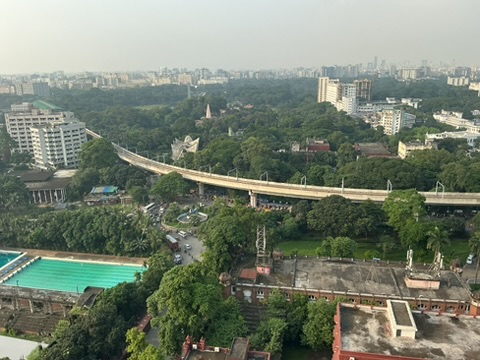
#> input picture First Lab/image1.jpeg, 480 x 360 px
$ python first_assignment.py
#> lines starting #> are read from the running program, lines starting #| are printed output that depends on the picture; after the words box and inside, x2 and y2 are one past the last pixel; in counts of white or black regions, pixels touching at a corner belong together
import cv2
import numpy as np
import matplotlib.pyplot as plt

img = cv2.imread('image1.jpeg')
#> img is the input picture: shape (360, 480, 3); mean B, G, R 113.8, 129.1, 120.4
img1 = cv2.imread('image2.jpeg')
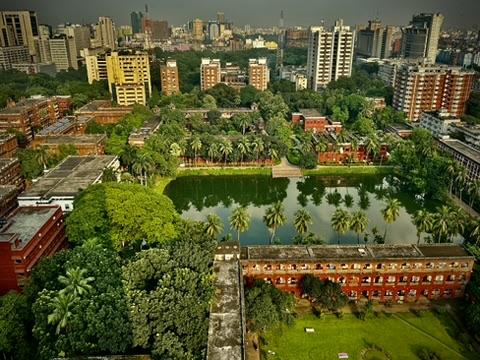
#> input picture First Lab/image2.jpeg, 480 x 360 px
#> img1 is the input picture: shape (360, 480, 3); mean B, G, R 46.9, 89.2, 89.2

images = np.concatenate((img, img1), axis=1)

# cv2.imshow("Original Images (Color)", images)
# cv2.waitKey(0)
# cv2.destroyAllWindows()

if 'img' in locals() and 'img1' in locals():
    # Convert to grayscale
    gray_img = cv2.cvtColor(img, cv2.COLOR_BGR2GRAY)
    gray_img1 = cv2.cvtColor(img1, cv2.COLOR_BGR2GRAY)
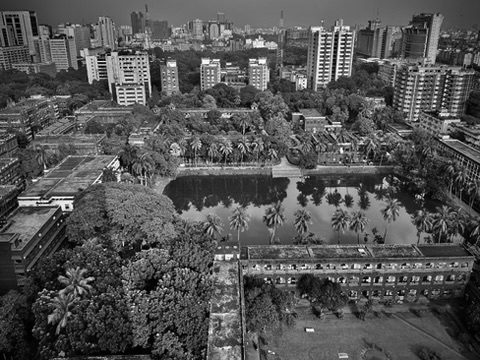
#> gray_img1: shape (360, 480); min 0, max 254, mean 84.4

    # Calculate histograms
    hist = cv2.calcHist([gray_img], [0], None, [256], [0, 256])
#> hist = 256 values, max 1552 at index 89, min 0 at index 0, mean 675
    hist1 = cv2.calcHist([gray_img1], [0], None, [256], [0, 256])
#> hist1 = 256 values, max 1665 at index 113, min 0 at index 255, mean 675

    # # Plot histograms
    plt.figure(figsize=(10, 5))
    plt.subplot(121)
    plt.title("Image1 Histogram")
    plt.xlabel('bins')
    plt.ylabel("No of pixels")
    plt.plot(hist)

    # [8 lines of commented-out code are left out]
gray_img_eqhist = cv2.equalizeHist(gray_img)
gray_img1_eqhist = cv2.equalizeHist(gray_img1)

# Concatenate and display equalized images
eqhist_images = np.concatenate((gray_img_eqhist, gray_img1_eqhist), axis=1)
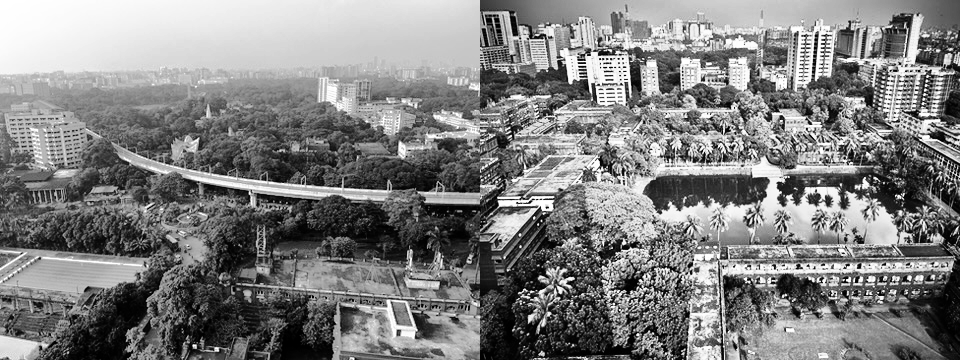
#> eqhist_images: shape (360, 960); min 0, max 255, mean 128.3
# cv2.imshow("Gray Scale Histogram Equalization", eqhist_images)
# cv2.waitKey(0)
# cv2.destroyAllWindows()

# Calculate and plot new histograms after equalization
hist_eq = cv2.calcHist([gray_img_eqhist], [0], None, [256], [0, 256])
#> hist_eq = 256 values, max 1552 at index 92, min 0 at index 21, mean 675
hist1_eq = cv2.calcHist([gray_img1_eqhist], [0], None, [256], [0, 256])
#> hist1_eq = 256 values, max 1665 at index 195, min 0 at index 21, mean 675

# [11 lines of commented-out code are left out]
clahe = cv2.createCLAHE(clipLimit=40)

# Apply CLAHE to the equalized images
gray_img_clahe = clahe.apply(gray_img_eqhist)
gray_img1_clahe = clahe.apply(gray_img1_eqhist)

# Concatenate and display CLAHE processed images
clahe_images = np.concatenate((gray_img_clahe, gray_img1_clahe), axis=1)
# cv2.imshow("CLAHE Processed Images", clahe_images)
# cv2.waitKey(0)
# cv2.destroyAllWindows()

th = 80
max_val = 255

# Apply different thresholding types to the first CLAHE image (gray_img_clahe)
ret, o1 = cv2.threshold(gray_img_clahe, th, max_val, cv2.THRESH_BINARY)
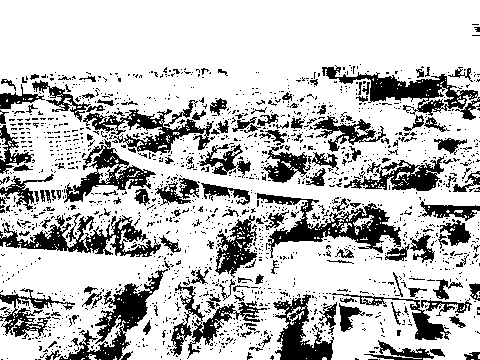
#> o1: shape (360, 480); 75.5% white; 1636 black regions (1481 under 20 px), largest, box (x1, y1, x2, y2) and area: (257, 193, 401, 258) 2856, (0, 213, 161, 257) 2563, (59, 269, 168, 360) 2527
#> ret = 80
ret, o2 = cv2.threshold(gray_img_clahe, th, max_val, cv2.THRESH_BINARY_INV)
ret, o3 = cv2.threshold(gray_img_clahe, th, max_val, cv2.THRESH_TOZERO)
ret, o4 = cv2.threshold(gray_img_clahe, th, max_val, cv2.THRESH_TOZERO_INV)
ret, o5 = cv2.threshold(gray_img_clahe, th, max_val, cv2.THRESH_TRUNC)

# Note: OTSU thresholding (o6) typically ignores the 'th' parameter and calculates an optimal one.
ret_otsu, o6 = cv2.threshold(gray_img_clahe, 0, max_val, cv2.THRESH_BINARY + cv2.THRESH_OTSU)
#> o6: shape (360, 480); 45.3% white; 1164 white regions (1085 under 20 px), largest, box (x1, y1, x2, y2) and area: (0, 100, 480, 360) 32885, (0, 0, 480, 74) 18996, (189, 211, 480, 360) 10332
#> ret_otsu = 135

# Add text for visualization (as done in the document)
cv2.putText(o1, "Thresh_Binary", (40, 100), cv2.FONT_HERSHEY_SIMPLEX, 2, (255, 255, 255), 3, cv2.LINE_AA)
#> o1: shape (360, 480); 0.83% of pixels changed, all inside (x1, y1, x2, y2) = (53, 69, 471, 114)
cv2.putText(o2, "Thresh_Binary_inv", (40, 100), cv2.FONT_HERSHEY_SIMPLEX, 2, (255, 255, 255), 3, cv2.LINE_AA)
#> o2: shape (360, 480); min 0, max 255, mean 68.9
cv2.putText(o3, "Thresh_Tozero", (40, 100), cv2.FONT_HERSHEY_SIMPLEX, 2, (255, 255, 255), 3, cv2.LINE_AA)
#> o3: shape (360, 480); min 0, max 255, mean 124
cv2.putText(o4, "Thresh_Tozero_inv", (40, 100), cv2.FONT_HERSHEY_SIMPLEX, 2, (255, 255, 255), 3, cv2.LINE_AA)
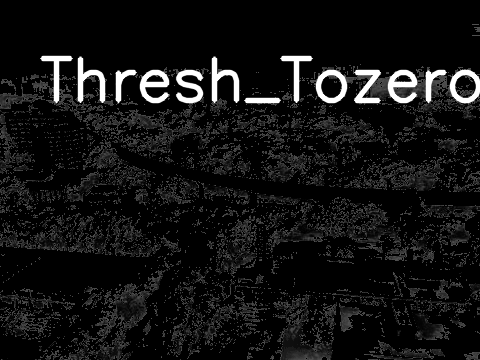
#> o4: shape (360, 480); min 0, max 255, mean 18.5
cv2.putText(o5, "Thresh_trunc", (40, 100), cv2.FONT_HERSHEY_SIMPLEX, 2, (255, 255, 255), 3, cv2.LINE_AA)
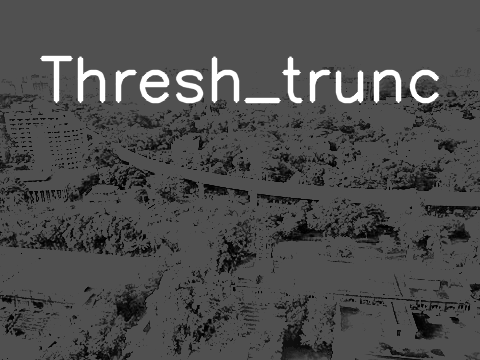
#> o5: shape (360, 480); min 0, max 255, mean 76.3
cv2.putText(o6, "Thresh_OSTU", (40, 100), cv2.FONT_HERSHEY_SIMPLEX, 2, (255, 255, 255), 3, cv2.LINE_AA)
#> o6: shape (360, 480); min 0, max 255, mean 120.8

# Concatenate and display results
final_thresh1 = np.concatenate((o1, o2, o3), axis=1)
final_thresh2 = np.concatenate((o4, o5, o6), axis=1)
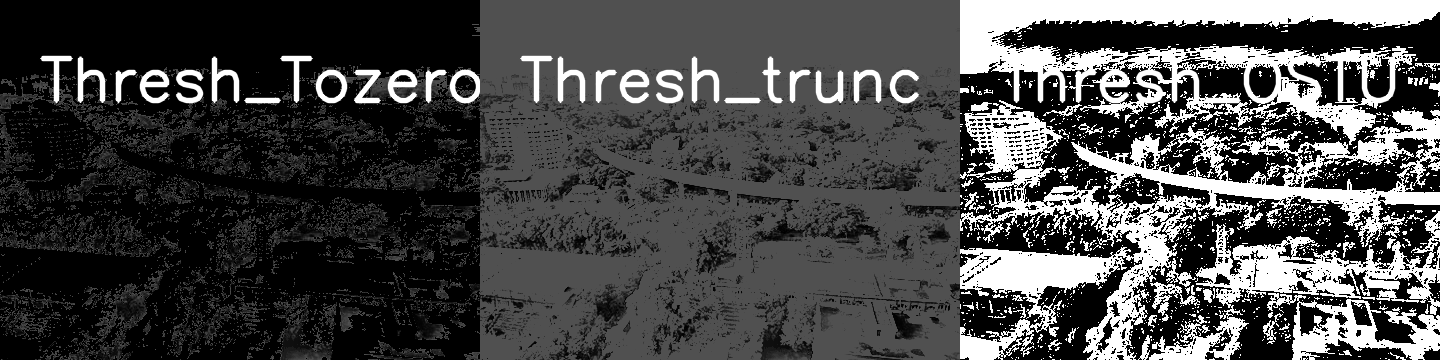
#> final_thresh2: shape (360, 1440); min 0, max 255, mean 71.9

# [6 lines of commented-out code are left out]
cv2.imwrite("Image1.jpg", final_thresh1)
cv2.imwrite("Image2.jpg", final_thresh2)


# Re-load grayscale images (as done in the document for adaptive thresholding)
gray_image = cv2.imread('cylinder1.png', 0)
gray_image1 = cv2.imread('cylinder.png', 0)

# Adaptive Thresholding for gray_image (Image 1)
# Different adaptive methods, block sizes, and C values are tested
#> (the run stopped early here; a loop or call above may not have finished)
